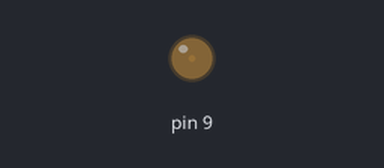
The sketch below on a simulated Arduino Uno, built with avr-gcc and run on an emulated ATmega328P. Shown: output pins drawn as LEDs (lit = HIGH).

Above: at 0.05 s.
At 0.95 s:
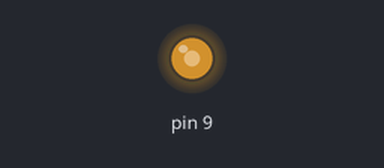
At 1.4 s:
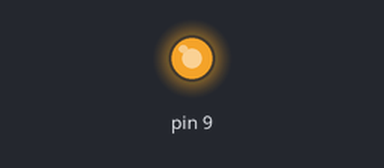
At 2.75 s:
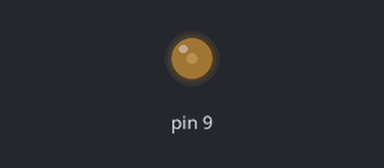
Timing chart, 0 to 7.0 s (numbered marks = the images above):
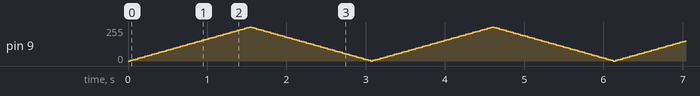

The sketch:

LED_fade_led.ino
```cpp
/*
 * Пример управления яркостью светодиода
 * на выходе 9 контроллера Arduino
 * функцией analogWrite().
 */
int brightness = 0; /*начальное значение яркости*/
int fadeAmount = 5; /*шаг увеличения/уменьшения яркости*/

void setup() {
  /*
   * устанавливаем пин D9 в режим выхода
   */
  pinMode(9, OUTPUT);
}

void loop() {
  /*
   * устанавливаем значение широты импульса на выходе 9
   * задавая яркость светодиода
   */
  analogWrite(9,brightness);
  /*
   * изменяем занчение в переменной для яркости
   */
  brightness = brightness + fadeAmount;
  /*
   * в крайних значениях яркости
   * меняем знак переменной шага яркости
   */
  if (brightness == 0 || brightness == 255) fadeAmount = -fadeAmount;

  delay(30);
}
```
